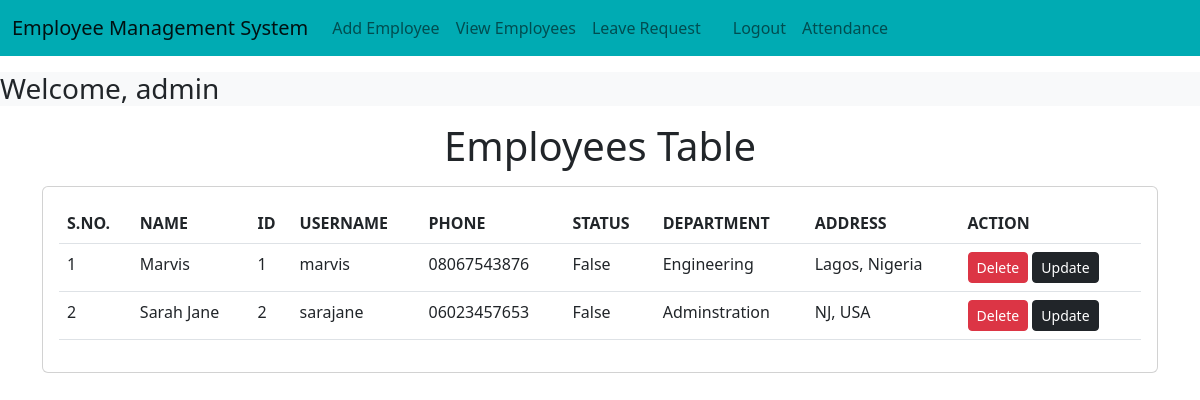
The app's page / (signed in) with its own data.
### emp/models.py (models this page shows, shortened)
class Emp(models.Model):
    name=models.CharField(max_length=200)
    emp_id=models.CharField(max_length=200)
    username=models.CharField(max_length=200)
    phone=models.CharField(max_length=10)
    address=models.CharField(max_length=150)
    working=models.BooleanField(default=True)
    department=models.CharField(max_length=200)

### emp/views.py (the view)
# urls.py: path("",fun.emp_home),
def emp_home(request):
    emps=Emp.objects.all()
    return render(request,"emp/home.html",{'emps':emps})

### templates/emp/home.html (shortened to what this page needs)
<!doctype html>
<html lang="en">
  <head>
    <link href="https://cdn.jsdelivr.net/npm/bootstrap@5.2.2/dist/css/bootstrap.min.css" rel="stylesheet">
  </head>
  <body>
    {% include 'emp/navbar.html' %}
    <h3 class="text-left my-3 bg-light">Welcome, {{ user.username }}</h3>
    <h1 class="text-center my-3">Employees Table</h1>
    <div class="container">
      <div class="row">
        <div class="col-md-12">
          <div class="card">
            <div class="card-body">
              <table class="table">
                <thead>
                  <tr>
                    <th>S.NO.</th>
                    <th>NAME</th>
                    <th>ID</th>
                    <th>USERNAME</th>
                    <th>PHONE</th>
                    <th>STATUS</th>
                    <th>DEPARTMENT</th>
                    <th>ADDRESS</th>
                    <th>ACTION</th>
                  </tr>
                </thead>
                <tbody>
                  {% for e in emps %}
                  <tr>
                    <td>{{forloop.counter}}</td>
                    <td>{{e.name}}</td>
                    <td>{{e.emp_id}}</td>
                    <td>{{e.username}}</td>
                    <td>{{e.phone}}</td>
                    <td>{{e.working}}</td>
                    <td>{{e.department}}</td>
                    <td>{{e.address}}</td>
                    <td>
                      <a href="/emp/delete-emp/{{e.id}}" class="btn btn-danger btn-sm">Delete</a>
                      <a href="/emp/update-emp/{{e.id}}" class="btn btn-dark btn-sm">Update</a>
                    </td>
                  </tr>
                  {%endfor%}
                </tbody>
              </table>
            </div>
          </div>
        </div>
      </div>
    </div>
  </body>
</html>

### records on screen
Emp: name "Marvis", emp_id "1", username "marvis", phone "08067543876", working "False", department "Engineering", address "Lagos, Nigeria"
Emp: name "Sarah Jane", emp_id "2", username "sarajane", phone "06023457653", working "False", department "Adminstration", address "NJ, USA"

### other values on screen
{{ user.username }} "admin"
